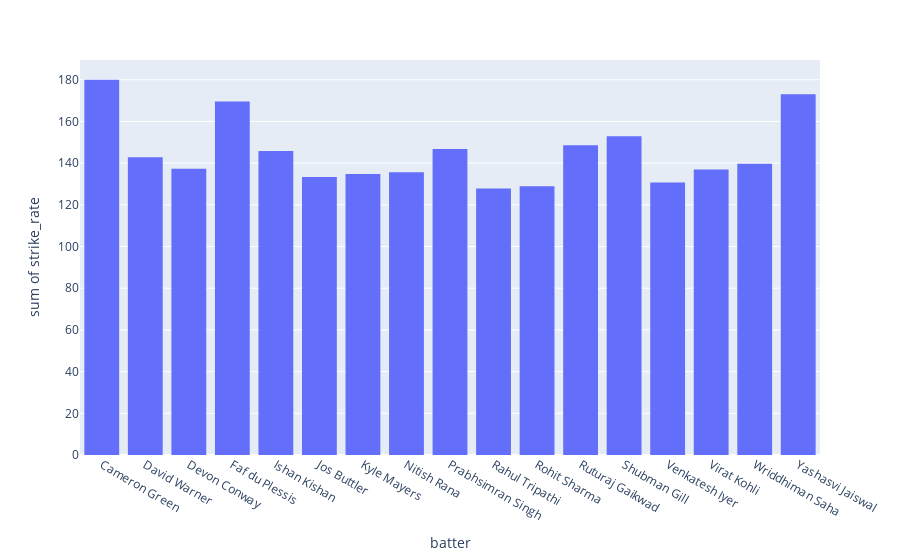

Notebook code cell kept with this figure:
### Code cell
px.histogram(PP_Avg_Strike,x='batter',y='strike_rate')

### Figure 1 — Plotly figure (JSON) as saved in the notebook; plotly's stock layout.template omitted (floating-point values rounded to 4 significant figures)
{"data": [{"alignmentgroup": "True", "bingroup": "x", "histfunc": "sum", "hovertemplate": "batter=%{x}<br>sum of strike_rate=%{y}<extra></extra>", "legendgroup": "", "marker": {"color": "#636efa", "pattern": {"shape": ""}}, "name": "", "offsetgroup": "", "orientation": "v", "showlegend": false, "type": "histogram", "x": ["Cameron Green", "David Warner", "Devon Conway", "Faf du Plessis", "Ishan Kishan", "Jos Buttler", "Kyle Mayers", "Nitish Rana", "Prabhsimran Singh", "Rahul Tripathi", "Rohit Sharma", "Ruturaj Gaikwad", "Shubman Gill", "Venkatesh Iyer", "Virat Kohli", "Wriddhiman Saha", "Yashasvi Jaiswal"], "xaxis": "x", "y": [180, 142.9, 137.3, 169.5, 145.8, 133.3, 134.8, 135.6, 146.8, 127.8, 128.9, 148.6, 152.9, 130.7, 136.9, 139.7, 173.0], "yaxis": "y"}], "layout": {"barmode": "relative", "legend": {"tracegroupgap": 0}, "margin": {"t": 60}, "xaxis": {"anchor": "y", "domain": [0, 1], "title": {"text": "batter"}}, "yaxis": {"anchor": "x", "domain": [0, 1], "title": {"text": "sum of strike_rate"}}}}
